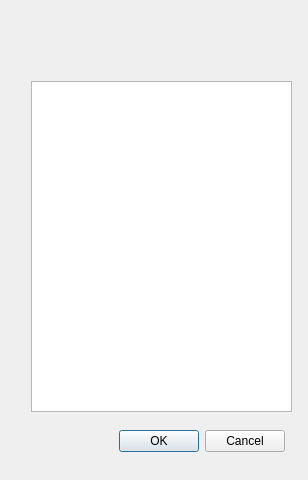
<?xml version="1.0" encoding="UTF-8"?>
<ui version="4.0">
 <class>Receipt</class>
 <widget class="QDialog" name="Receipt">
  <property name="geometry">
   <rect>
    <x>0</x>
    <y>0</y>
    <width>308</width>
    <height>480</height>
   </rect>
  </property>
  <property name="windowTitle">
   <string>Dialog</string>
  </property>
  <layout class="QGridLayout" name="gridLayout_4">
   <item row="0" column="0">
    <widget class="QWidget" name="widget_4" native="true">
     <widget class="QWidget" name="widget" native="true">
      <property name="geometry">
       <rect>
        <x>20</x>
        <y>0</y>
        <width>261</width>
        <height>81</height>
       </rect>
      </property>
      <layout class="QGridLayout" name="gridLayout_2">
       <item row="0" column="0">
        <widget class="QLabel" name="label">
         <property name="text">
          <string/>
         </property>
         <property name="pixmap">
          <pixmap resource="Resources.qrc">:/Resources/Rojo Negro Sombra Voces por la Justicia Logotipo.png</pixmap>
         </property>
         <property name="scaledContents">
          <bool>true</bool>
         </property>
        </widget>
       </item>
      </layout>
     </widget>
     <widget class="QWidget" name="widget_2" native="true">
      <property name="geometry">
       <rect>
        <x>20</x>
        <y>70</y>
        <width>261</width>
        <height>331</height>
       </rect>
      </property>
      <layout class="QGridLayout" name="gridLayout_3">
       <item row="0" column="0">
        <widget class="QPlainTextEdit" name="outRecibo">
         <property name="styleSheet">
          <string notr="true">border-color: rgb(255, 255, 255);</string>
         </property>
        </widget>
       </item>
      </layout>
     </widget>
     <widget class="QWidget" name="widget_3" native="true">
      <property name="geometry">
       <rect>
        <x>100</x>
        <y>410</y>
        <width>174</width>
        <height>41</height>
       </rect>
      </property>
      <layout class="QGridLayout" name="gridLayout">
       <item row="0" column="0">
        <widget class="QDialogButtonBox" name="buttonBox">
         <property name="standardButtons">
          <set>QDialogButtonBox::Cancel|QDialogButtonBox::Ok</set>
         </property>
        </widget>
       </item>
      </layout>
     </widget>
    </widget>
   </item>
  </layout>
 </widget>
 <resources>
  <include location="Resources.qrc"/>
 </resources>
 <connections/>
</ui>
